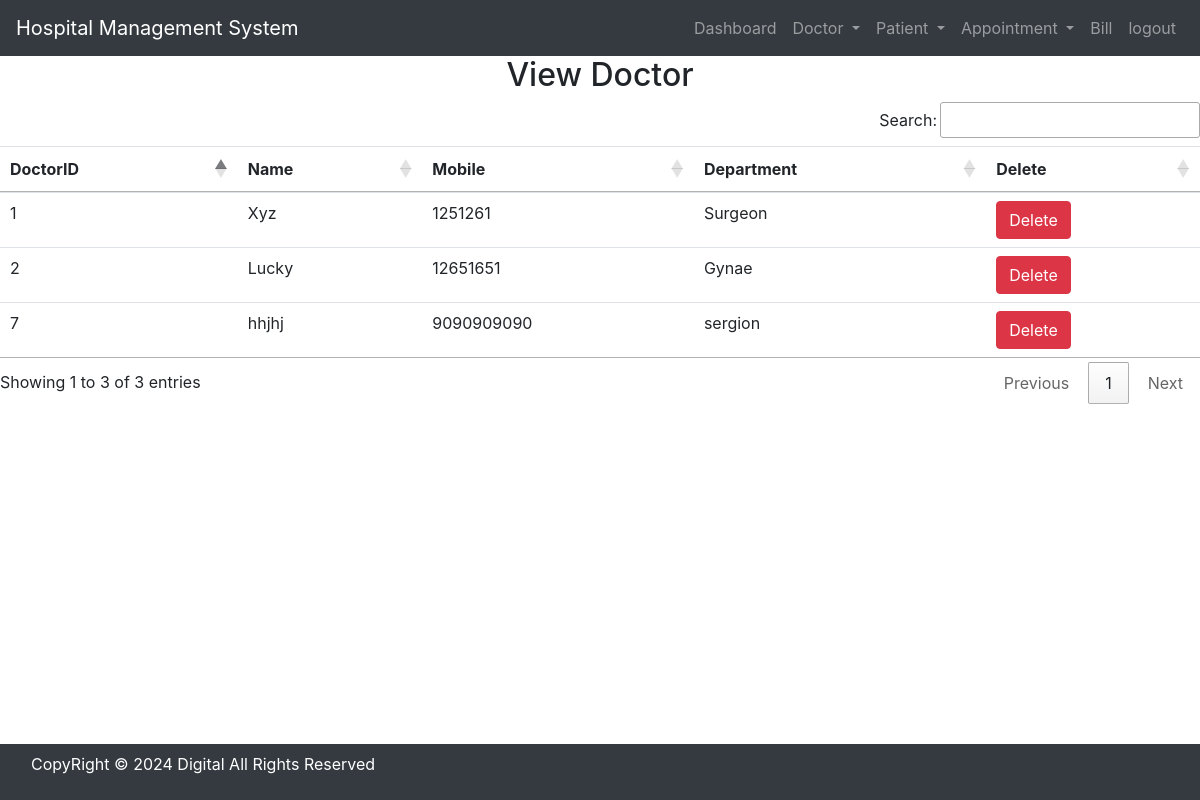
/view_doctor/ (signed in), run on the app's committed database.
### hospital/models.py (models this page shows, shortened)
class Doctor(models.Model):
    Name = models.CharField(max_length=50)
    mobile = models.IntegerField()
    department =models.CharField(max_length=50)

### hospital/views.py (the view)
# urls.py: path('view_doctor/', View_Doctor , name='view_doctor'),
def View_Doctor(request):
    if not request.user.is_staff:
        return redirect('login')
    doc = Doctor.objects.all()
    d = {'doc': doc}
    return render(request, 'view_doctor.html' , d)

### hospital/templates/view_doctor.html
{%include 'base.html'%}
{% load static %}
{%include 'navigation.html'%}
<div>
    <h2 class="text-center">View Doctor</h2>
    <table id="example" class="table table-hover">
        <thead>
            <tr>
                <th>DoctorID</th>
                <th>Name</th>
                <th>Mobile</th>
                <th>Department</th>
                <th>Delete</th>
            </tr>
        </thead>
        <tbody>
            {% for i in doc %}
            <tr>
                <td>{{i.id}}</td>
                <td>{{i.Name}}</td>
                <td>{{i.mobile}}</td>
                <td>{{i.department}}</td>
                <td><a href="{%url 'delete_doctor' i.id %}"
                    onclick="return confirm('Are you sure you want to delete?')" class="btn btn-danger" >Delete</a></td>
            </tr>
            {% endfor %}
        </tbody>
    </table>
</div>
{%include 'footer.html'%}

### data on the page
Doctor: id "1", Name "Xyz", mobile "1251261", department "Surgeon"
Doctor: id "2", Name "Lucky", mobile "12651651", department "Gynae"
Doctor: id "7", Name "hhjhj", mobile "9090909090", department "sergion"
